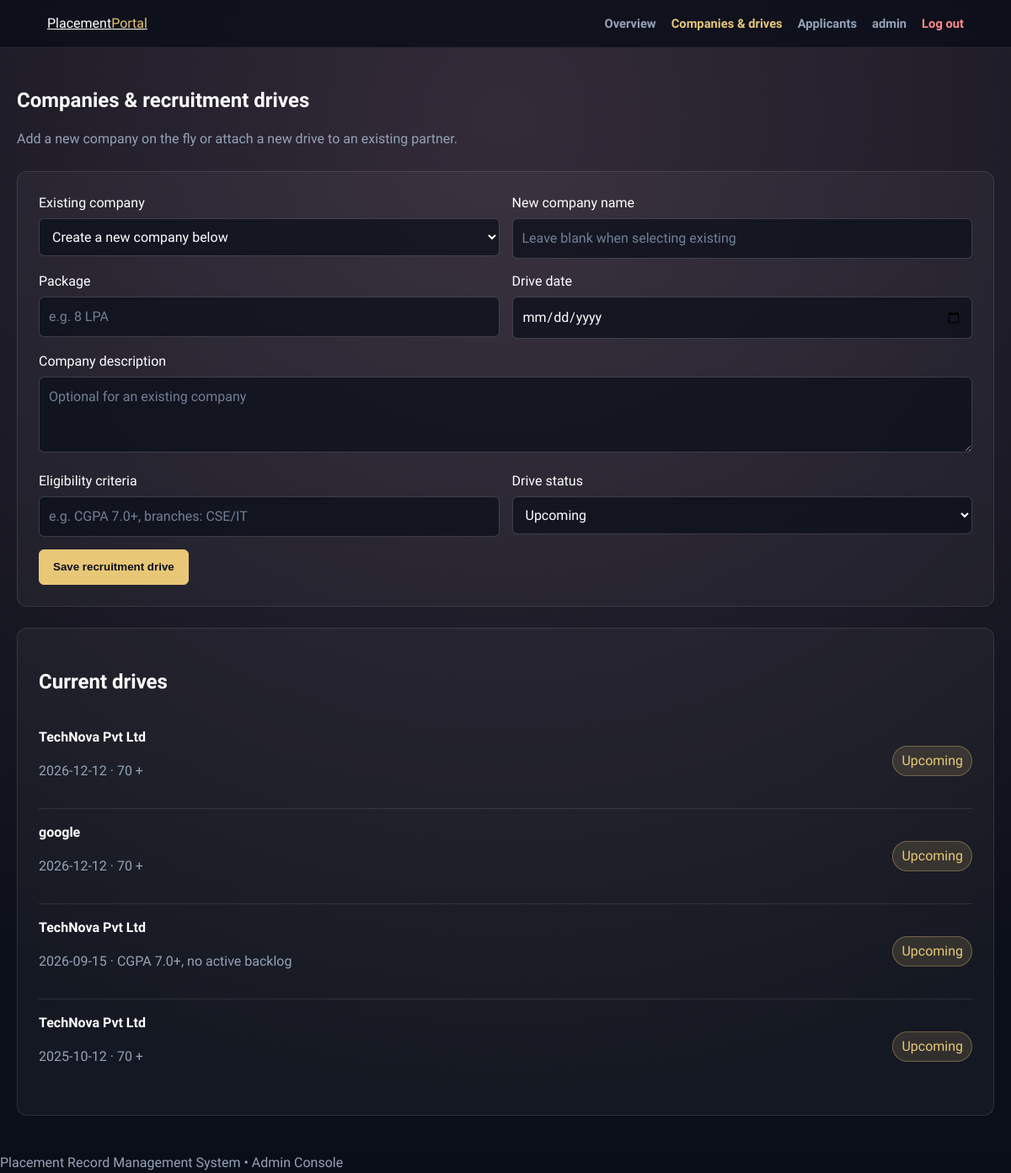
/admin/manage_drives.php (signed in), run on the app's committed database.
### tables this page shows
CREATE TABLE `drive` (
  `drive_id` int(11) NOT NULL AUTO_INCREMENT,
  `company_id` int(11) NOT NULL,
  `drive_date` date NOT NULL,
  `eligibility` varchar(255) DEFAULT NULL,
  `status` varchar(20) DEFAULT 'upcoming',
  PRIMARY KEY (`drive_id`),
  KEY `company_id` (`company_id`),
  CONSTRAINT `drive_ibfk_1` FOREIGN KEY (`company_id`) REFERENCES `company` (`company_id`) ON DELETE CASCADE
);

CREATE TABLE `company` (
  `company_id` int(11) NOT NULL AUTO_INCREMENT,
  `name` varchar(100) NOT NULL,
  `package` varchar(50) DEFAULT NULL,
  `description` text DEFAULT NULL,
  PRIMARY KEY (`company_id`)
);

### admin/manage_drives.php (the view, shortened to what this page needs)
<?php
require_once 'layout.php'; admin_require_login(); require_once '../includes/db_connect.php'; $notice = ''; $error = '';
$companies = $conn->query('SELECT company_id, name FROM company ORDER BY name'); $drives = $conn->query('SELECT d.*, c.name, c.package FROM drive d JOIN company c ON c.company_id = d.company_id ORDER BY d.drive_date DESC'); admin_page_start('Companies & drives', 'drives'); ?>
<section class="page-heading"><h1>Companies & recruitment drives</h1><p>Add a new company on the fly or attach a new drive to an existing partner.</p></section>
<section class="card portal-card"><?php if ($notice): ?><p class="success"><?= htmlspecialchars($notice) ?></p><?php endif; ?><?php if ($error): ?><p class="error"><?= htmlspecialchars($error) ?></p><?php endif; ?><form method="post" class="form-grid"><div class="field"><label for="company_id">Existing company</label><select id="company_id" name="company_id"><option value="">Create a new company below</option><?php while ($company = $companies->fetch_assoc()): ?><option value="<?= (int)$company['company_id'] ?>"><?= htmlspecialchars($company['name']) ?></option><?php endwhile; ?></select></div><div class="field"><label for="company_name">New company name</label><input id="company_name" name="company_name" placeholder="Leave blank when selecting existing"></div><div class="field"><label for="package">Package</label><input id="package" name="package" placeholder="e.g. 8 LPA"></div><div class="field"><label for="drive_date">Drive date</label><input id="drive_date" type="date" name="drive_date" required></div><div class="field full"><label for="description">Company description</label><textarea id="description" name="description" placeholder="Optional for an existing company"></textarea></div><div class="field"><label for="eligibility">Eligibility criteria</label><input id="eligibility" name="eligibility" required placeholder="e.g. CGPA 7.0+, branches: CSE/IT"></div><div class="field"><label for="status">Drive status</label><select id="status" name="status"><option value="upcoming">Upcoming</option><option value="closed">Closed</option></select></div><div class="full"><button class="btn" type="submit">Save recruitment drive</button></div></form></section>
<section class="card portal-card drive-list"><h2>Current drives</h2><?php while ($drive = $drives->fetch_assoc()): ?><div class="drive-item"><div><strong><?= htmlspecialchars($drive['name']) ?></strong><p class="help"><?= htmlspecialchars($drive['drive_date']) ?> · <?= htmlspecialchars($drive['eligibility']) ?></p></div><span class="status-badge"><?= htmlspecialchars(ucfirst($drive['status'])) ?></span></div><?php endwhile; ?></section><?php admin_page_end(); ?>

### admin/layout.php (shortened to what this page needs)
<?php
function admin_page_start(string $title, string $active = ''): void { ?>
<!doctype html><html lang="en"><head><link rel="stylesheet" href="../css/dark-saas-theme.css"><link rel="stylesheet" href="../css/admin-portal.css"></head><body>
<header class="admin-header"><a class="brand" href="dashboard.php">Placement<span>Portal</span></a><nav><a class="<?= $active === 'dashboard' ? 'active' : '' ?>" href="dashboard.php">Overview</a><a class="<?= $active === 'drives' ? 'active' : '' ?>" href="manage_drives.php">Companies & drives</a><a class="<?= $active === 'applicants' ? 'active' : '' ?>" href="view_applicants.php">Applicants</a><span><?= htmlspecialchars($_SESSION['admin_username'] ?? 'Admin') ?></span><a class="logout" href="logout.php">Log out</a></nav></header><main class="admin-main">
<?php }
function admin_page_end(): void { ?></main><footer>Placement Record Management System &bull; Admin Console</footer></body></html><?php }

### css/dark-saas-theme.css (style rules this page uses)
:root { --saas-bg: #0b0f19; --saas-surface: rgba(255, 255, 255, 0.04); --saas-surface-strong: rgba(255, 255, 255, 0.07); --saas-border: rgba(255, 255, 255, 0.1); --saas-text: #ffffff; --saas-muted: #94a3b8; --saas-gold: #E8C777; --saas-gold-hover: #f1d58d; --saas-danger: #ff8b8b; --saas-success: #7ee2a8; }
* { box-sizing: border-box; }
body { min-height: 100vh; margin: 0; background: radial-gradient(circle at 50% 10%, rgba(30, 20, 35, 0.9) 0%, #0b0f19 85%); color: var(--saas-text); font-family: 'Heebo', Arial, sans-serif; line-height: 1.5; }
h1, h2, h3, h4 { color: var(--saas-text); }
p, .subtitle, .who, .form-footer-link, .back-link { color: var(--saas-muted); }
a { color: inherit; }
header, .dash-header { background: rgba(11, 15, 25, 0.85); border-bottom: 1px solid var(--saas-border); color: var(--saas-text); backdrop-filter: blur(12px); }
.brand, .brand span, .eyebrow, .card h3, .drive-info h3, .app-info h3 { color: var(--saas-gold); }
.brand { color: var(--saas-text); }
.card, .form-card, .container, .drive-card, .app-card, .result-box, .dash-body .card { background: var(--saas-surface); border: 1px solid var(--saas-border); box-shadow: none; color: var(--saas-text); }
.card, .form-card, .container, .drive-card, .app-card, .dash-body .card { border-radius: 12px; }
.card p, .drive-info p, .app-info p, .container > p, p[style] { color: var(--saas-muted) !important; }
input, textarea, select, .field input, .field select, .card__input, .form-control { background: rgba(11, 15, 25, 0.72) !important; border: 1px solid rgba(255, 255, 255, 0.18) !important; border-radius: 6px; color: var(--saas-text) !important; font: inherit; }
input::placeholder, textarea::placeholder { color: #718096; }
label, .field label, label[style] { color: var(--saas-text) !important; }
button, .btn, .btn-primary, .btn-secondary, .card__button, .action-btn, .back-link { background: var(--saas-gold) !important; border: 1px solid var(--saas-gold) !important; border-radius: 6px; color: #0b0f19 !important; cursor: pointer; font-weight: 700; transition: background-color 180ms ease, border-color 180ms ease, color 180ms ease; }
.logout, .logout-btn { color: var(--saas-danger) !important; background: transparent !important; border: 0 !important; }
.status, .status-badge, .badge { color: var(--saas-gold) !important; }
.status-badge, .badge { background: rgba(232, 199, 119, 0.14); border: 1px solid rgba(232, 199, 119, 0.34); }
footer { background: rgba(11, 15, 25, 0.78); border-top-color: var(--saas-border); color: var(--saas-muted); }
a, button, input, textarea, select, .card, .form-card, .container, .drive-card, .app-card { transition: background-color 0.3s ease, border-color 0.3s ease, color 0.3s ease, box-shadow 0.3s ease, transform 0.3s ease; }
button, .btn, .btn-primary, .btn-secondary, .action-btn, .card__button { min-height: 42px; padding: 10px 18px; line-height: 1.25; text-align: center; }
input, textarea, select { min-height: 42px; }
textarea { min-height: 96px; }

### css/admin-portal.css (style rules this page uses)
body { min-height:100vh; display:flex; flex-direction:column; }
.admin-header { display:flex; justify-content:space-between; align-items:center; gap:22px; padding:16px clamp(20px,5vw,56px); }
.admin-header nav { display:flex; align-items:center; gap:18px; flex-wrap:wrap; }
.admin-header nav a,.admin-header nav span { color:var(--saas-muted); text-decoration:none; font-weight:600; font-size:.92rem; }
.admin-header nav a:hover,.admin-header nav a.active { color:var(--saas-gold); }
.admin-header .logout { color:var(--saas-danger)!important; }
.admin-main { width:min(1160px,calc(100% - 40px)); margin:44px auto; flex:1; }
.page-heading { margin-bottom:26px; }
.page-heading h1 { margin:0 0 6px; }
.page-heading p,.help { color:var(--saas-muted); }
.portal-card { padding:25px; }
.btn { padding:10px 16px; text-decoration:none; display:inline-block; }
.form-grid { display:grid; grid-template-columns:repeat(2,1fr); gap:15px; }
.full { grid-column:1 / -1; }
.field label { display:block; margin-bottom:6px; }
.field input,.field select,.field textarea { width:100%; padding:11px; }
.field textarea { min-height:90px; resize:vertical; }
.status-badge { display:inline-block; padding:5px 10px; border-radius:999px; }
.drive-list { margin-top:25px; }
.drive-item { display:flex; justify-content:space-between; gap:18px; align-items:center; padding:16px 0; border-bottom:1px solid var(--saas-border); }
.drive-item:last-child { border:0; }

### data on the page
drive: company.name "TechNova Pvt Ltd", drive_date "2026-12-12", eligibility "70 +", status "Upcoming"
drive: company.name "google", drive_date "2026-12-12", eligibility "70 +", status "Upcoming"
drive: company.name "TechNova Pvt Ltd", drive_date "2026-09-15", eligibility "CGPA 7.0+, no active backlog", status "Upcoming"
drive: company.name "TechNova Pvt Ltd", drive_date "2025-10-12", eligibility "70 +", status "Upcoming"

### other printed values
$_SESSION['admin_username'] "admin"
